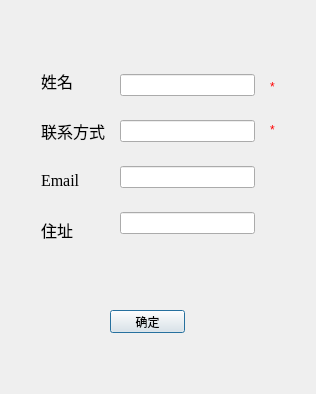
<?xml version="1.0" encoding="UTF-8"?>
<ui version="4.0">
 <class>DialogAddPhoneBook</class>
 <widget class="QDialog" name="DialogAddPhoneBook">
  <property name="geometry">
   <rect>
    <x>0</x>
    <y>0</y>
    <width>316</width>
    <height>394</height>
   </rect>
  </property>
  <property name="windowTitle">
   <string>添加新联系人</string>
  </property>
  <widget class="QPushButton" name="pushButtonOk">
   <property name="geometry">
    <rect>
     <x>110</x>
     <y>310</y>
     <width>75</width>
     <height>23</height>
    </rect>
   </property>
   <property name="text">
    <string>确定</string>
   </property>
  </widget>
  <widget class="QWidget" name="">
   <property name="geometry">
    <rect>
     <x>270</x>
     <y>80</y>
     <width>8</width>
     <height>56</height>
    </rect>
   </property>
   <layout class="QVBoxLayout" name="verticalLayout_3">
    <property name="spacing">
     <number>30</number>
    </property>
    <item>
     <widget class="QLabel" name="label_5">
      <property name="palette">
       <palette>
        <active>
         <colorrole role="WindowText">
          <brush brushstyle="SolidPattern">
           <color alpha="255">
            <red>255</red>
            <green>0</green>
            <blue>0</blue>
           </color>
          </brush>
         </colorrole>
        </active>
        <inactive>
         <colorrole role="WindowText">
          <brush brushstyle="SolidPattern">
           <color alpha="255">
            <red>255</red>
            <green>0</green>
            <blue>0</blue>
           </color>
          </brush>
         </colorrole>
        </inactive>
        <disabled>
         <colorrole role="WindowText">
          <brush brushstyle="SolidPattern">
           <color alpha="255">
            <red>120</red>
            <green>120</green>
            <blue>120</blue>
           </color>
          </brush>
         </colorrole>
        </disabled>
       </palette>
      </property>
      <property name="text">
       <string>*</string>
      </property>
     </widget>
    </item>
    <item>
     <widget class="QLabel" name="label_6">
      <property name="palette">
       <palette>
        <active>
         <colorrole role="WindowText">
          <brush brushstyle="SolidPattern">
           <color alpha="255">
            <red>255</red>
            <green>0</green>
            <blue>0</blue>
           </color>
          </brush>
         </colorrole>
         <colorrole role="Button">
          <brush brushstyle="SolidPattern">
           <color alpha="255">
            <red>255</red>
            <green>0</green>
            <blue>0</blue>
           </color>
          </brush>
         </colorrole>
         <colorrole role="Light">
          <brush brushstyle="SolidPattern">
           <color alpha="255">
            <red>255</red>
            <green>127</green>
            <blue>127</blue>
           </color>
          </brush>
         </colorrole>
         <colorrole role="Midlight">
          <brush brushstyle="SolidPattern">
           <color alpha="255">
            <red>255</red>
            <green>63</green>
            <blue>63</blue>
           </color>
          </brush>
         </colorrole>
         <colorrole role="Dark">
          <brush brushstyle="SolidPattern">
           <color alpha="255">
            <red>127</red>
            <green>0</green>
            <blue>0</blue>
           </color>
          </brush>
         </colorrole>
         <colorrole role="Mid">
          <brush brushstyle="SolidPattern">
           <color alpha="255">
            <red>170</red>
            <green>0</green>
            <blue>0</blue>
           </color>
          </brush>
         </colorrole>
         <colorrole role="Text">
          <brush brushstyle="SolidPattern">
           <color alpha="255">
            <red>0</red>
            <green>0</green>
            <blue>0</blue>
           </color>
          </brush>
         </colorrole>
         <colorrole role="BrightText">
          <brush brushstyle="SolidPattern">
           <color alpha="255">
            <red>255</red>
            <green>255</green>
            <blue>255</blue>
           </color>
          </brush>
         </colorrole>
         <colorrole role="ButtonText">
          <brush brushstyle="SolidPattern">
           <color alpha="255">
            <red>0</red>
            <green>0</green>
            <blue>0</blue>
           </color>
          </brush>
         </colorrole>
         <colorrole role="Base">
          <brush brushstyle="SolidPattern">
           <color alpha="255">
            <red>255</red>
            <green>255</green>
            <blue>255</blue>
           </color>
          </brush>
         </colorrole>
         <colorrole role="Window">
          <brush brushstyle="SolidPattern">
           <color alpha="255">
            <red>255</red>
            <green>0</green>
            <blue>0</blue>
           </color>
          </brush>
         </colorrole>
         <colorrole role="Shadow">
          <brush brushstyle="SolidPattern">
           <color alpha="255">
            <red>0</red>
            <green>0</green>
            <blue>0</blue>
           </color>
          </brush>
         </colorrole>
         <colorrole role="AlternateBase">
          <brush brushstyle="SolidPattern">
           <color alpha="255">
            <red>255</red>
            <green>127</green>
            <blue>127</blue>
           </color>
          </brush>
         </colorrole>
         <colorrole role="ToolTipBase">
          <brush brushstyle="SolidPattern">
           <color alpha="255">
            <red>255</red>
            <green>255</green>
            <blue>220</blue>
           </color>
          </brush>
         </colorrole>
         <colorrole role="ToolTipText">
          <brush brushstyle="SolidPattern">
           <color alpha="255">
            <red>0</red>
            <green>0</green>
            <blue>0</blue>
           </color>
          </brush>
         </colorrole>
        </active>
        <inactive>
         <colorrole role="WindowText">
          <brush brushstyle="SolidPattern">
           <color alpha="255">
            <red>255</red>
            <green>0</green>
            <blue>0</blue>
           </color>
          </brush>
         </colorrole>
         <colorrole role="Button">
          <brush brushstyle="SolidPattern">
           <color alpha="255">
            <red>255</red>
            <green>0</green>
            <blue>0</blue>
           </color>
          </brush>
         </colorrole>
         <colorrole role="Light">
          <brush brushstyle="SolidPattern">
           <color alpha="255">
            <red>255</red>
            <green>127</green>
            <blue>127</blue>
           </color>
          </brush>
         </colorrole>
         <colorrole role="Midlight">
          <brush brushstyle="SolidPattern">
           <color alpha="255">
            <red>255</red>
            <green>63</green>
            <blue>63</blue>
           </color>
          </brush>
         </colorrole>
         <colorrole role="Dark">
          <brush brushstyle="SolidPattern">
           <color alpha="255">
            <red>127</red>
            <green>0</green>
            <blue>0</blue>
           </color>
          </brush>
         </colorrole>
         <colorrole role="Mid">
          <brush brushstyle="SolidPattern">
           <color alpha="255">
            <red>170</red>
            <green>0</green>
            <blue>0</blue>
           </color>
          </brush>
         </colorrole>
         <colorrole role="Text">
          <brush brushstyle="SolidPattern">
           <color alpha="255">
            <red>0</red>
            <green>0</green>
            <blue>0</blue>
           </color>
          </brush>
         </colorrole>
         <colorrole role="BrightText">
          <brush brushstyle="SolidPattern">
           <color alpha="255">
            <red>255</red>
            <green>255</green>
            <blue>255</blue>
           </color>
          </brush>
         </colorrole>
         <colorrole role="ButtonText">
          <brush brushstyle="SolidPattern">
           <color alpha="255">
            <red>0</red>
            <green>0</green>
            <blue>0</blue>
           </color>
          </brush>
         </colorrole>
         <colorrole role="Base">
          <brush brushstyle="SolidPattern">
           <color alpha="255">
            <red>255</red>
            <green>255</green>
            <blue>255</blue>
           </color>
          </brush>
         </colorrole>
         <colorrole role="Window">
          <brush brushstyle="SolidPattern">
           <color alpha="255">
            <red>255</red>
            <green>0</green>
            <blue>0</blue>
           </color>
          </brush>
         </colorrole>
         <colorrole role="Shadow">
          <brush brushstyle="SolidPattern">
           <color alpha="255">
            <red>0</red>
            <green>0</green>
            <blue>0</blue>
           </color>
          </brush>
         </colorrole>
         <colorrole role="AlternateBase">
          <brush brushstyle="SolidPattern">
           <color alpha="255">
            <red>255</red>
            <green>127</green>
            <blue>127</blue>
           </color>
          </brush>
         </colorrole>
         <colorrole role="ToolTipBase">
          <brush brushstyle="SolidPattern">
           <color alpha="255">
            <red>255</red>
            <green>255</green>
            <blue>220</blue>
           </color>
          </brush>
         </colorrole>
         <colorrole role="ToolTipText">
          <brush brushstyle="SolidPattern">
           <color alpha="255">
            <red>0</red>
            <green>0</green>
            <blue>0</blue>
           </color>
          </brush>
         </colorrole>
        </inactive>
        <disabled>
         <colorrole role="WindowText">
          <brush brushstyle="SolidPattern">
           <color alpha="255">
            <red>127</red>
            <green>0</green>
            <blue>0</blue>
           </color>
          </brush>
         </colorrole>
         <colorrole role="Button">
          <brush brushstyle="SolidPattern">
           <color alpha="255">
            <red>255</red>
            <green>0</green>
            <blue>0</blue>
           </color>
          </brush>
         </colorrole>
         <colorrole role="Light">
          <brush brushstyle="SolidPattern">
           <color alpha="255">
            <red>255</red>
            <green>127</green>
            <blue>127</blue>
           </color>
          </brush>
         </colorrole>
         <colorrole role="Midlight">
          <brush brushstyle="SolidPattern">
           <color alpha="255">
            <red>255</red>
            <green>63</green>
            <blue>63</blue>
           </color>
          </brush>
         </colorrole>
         <colorrole role="Dark">
          <brush brushstyle="SolidPattern">
           <color alpha="255">
            <red>127</red>
            <green>0</green>
            <blue>0</blue>
           </color>
          </brush>
         </colorrole>
         <colorrole role="Mid">
          <brush brushstyle="SolidPattern">
           <color alpha="255">
            <red>170</red>
            <green>0</green>
            <blue>0</blue>
           </color>
          </brush>
         </colorrole>
         <colorrole role="Text">
          <brush brushstyle="SolidPattern">
           <color alpha="255">
            <red>127</red>
            <green>0</green>
            <blue>0</blue>
           </color>
          </brush>
         </colorrole>
         <colorrole role="BrightText">
          <brush brushstyle="SolidPattern">
           <color alpha="255">
            <red>255</red>
            <green>255</green>
            <blue>255</blue>
           </color>
          </brush>
         </colorrole>
         <colorrole role="ButtonText">
          <brush brushstyle="SolidPattern">
           <color alpha="255">
            <red>127</red>
            <green>0</green>
            <blue>0</blue>
           </color>
          </brush>
         </colorrole>
         <colorrole role="Base">
          <brush brushstyle="SolidPattern">
           <color alpha="255">
            <red>255</red>
            <green>0</green>
            <blue>0</blue>
           </color>
          </brush>
         </colorrole>
         <colorrole role="Window">
          <brush brushstyle="SolidPattern">
           <color alpha="255">
            <red>255</red>
            <green>0</green>
            <blue>0</blue>
           </color>
          </brush>
         </colorrole>
         <colorrole role="Shadow">
          <brush brushstyle="SolidPattern">
           <color alpha="255">
            <red>0</red>
            <green>0</green>
            <blue>0</blue>
           </color>
          </brush>
         </colorrole>
         <colorrole role="AlternateBase">
          <brush brushstyle="SolidPattern">
           <color alpha="255">
            <red>255</red>
            <green>0</green>
            <blue>0</blue>
           </color>
          </brush>
         </colorrole>
         <colorrole role="ToolTipBase">
          <brush brushstyle="SolidPattern">
           <color alpha="255">
            <red>255</red>
            <green>255</green>
            <blue>220</blue>
           </color>
          </brush>
         </colorrole>
         <colorrole role="ToolTipText">
          <brush brushstyle="SolidPattern">
           <color alpha="255">
            <red>0</red>
            <green>0</green>
            <blue>0</blue>
           </color>
          </brush>
         </colorrole>
        </disabled>
       </palette>
      </property>
      <property name="text">
       <string>*</string>
      </property>
     </widget>
    </item>
   </layout>
  </widget>
  <widget class="QWidget" name="">
   <property name="geometry">
    <rect>
     <x>120</x>
     <y>70</y>
     <width>135</width>
     <height>171</height>
    </rect>
   </property>
   <layout class="QVBoxLayout" name="verticalLayout_2">
    <property name="spacing">
     <number>20</number>
    </property>
    <item>
     <widget class="QLineEdit" name="lineEditName"/>
    </item>
    <item>
     <widget class="QLineEdit" name="lineEditPhone"/>
    </item>
    <item>
     <widget class="QLineEdit" name="lineEditEmail"/>
    </item>
    <item>
     <widget class="QLineEdit" name="lineEditAddress"/>
    </item>
   </layout>
  </widget>
  <widget class="QWidget" name="">
   <property name="geometry">
    <rect>
     <x>31</x>
     <y>71</y>
     <width>75</width>
     <height>168</height>
    </rect>
   </property>
   <layout class="QVBoxLayout" name="verticalLayout">
    <property name="spacing">
     <number>30</number>
    </property>
    <property name="leftMargin">
     <number>10</number>
    </property>
    <item>
     <widget class="QLabel" name="label">
      <property name="font">
       <font>
        <family>Times New Roman</family>
        <pointsize>12</pointsize>
       </font>
      </property>
      <property name="text">
       <string>姓名</string>
      </property>
     </widget>
    </item>
    <item>
     <widget class="QLabel" name="label_2">
      <property name="font">
       <font>
        <family>Times New Roman</family>
        <pointsize>12</pointsize>
       </font>
      </property>
      <property name="text">
       <string>联系方式</string>
      </property>
     </widget>
    </item>
    <item>
     <widget class="QLabel" name="label_3">
      <property name="font">
       <font>
        <family>Times New Roman</family>
        <pointsize>12</pointsize>
       </font>
      </property>
      <property name="text">
       <string>Email</string>
      </property>
     </widget>
    </item>
    <item>
     <widget class="QLabel" name="label_4">
      <property name="font">
       <font>
        <family>Times New Roman</family>
        <pointsize>12</pointsize>
       </font>
      </property>
      <property name="text">
       <string>住址</string>
      </property>
     </widget>
    </item>
   </layout>
  </widget>
 </widget>
 <resources/>
 <connections/>
</ui>
